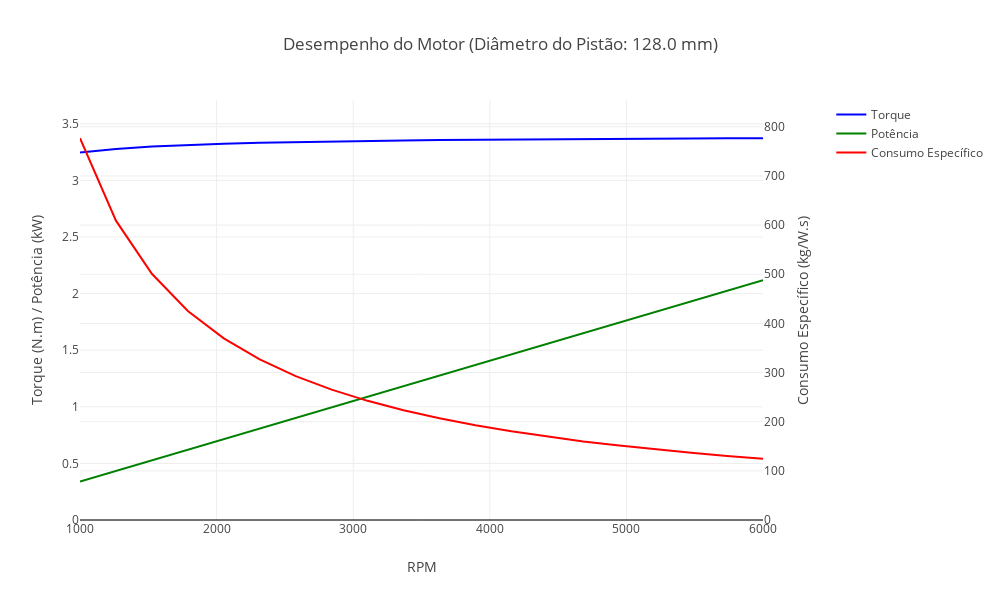

The cell this chart's notebook holds for it:
### Code cell
plotar_graficos(omega_values, torque_values_128, potencia_values_128, consumo_especifico_values_128, diametro_pistao_128)

### Figure 1 — Plotly figure (JSON) as saved in the notebook; plotly's stock layout.template omitted (floating-point values rounded to 4 significant figures)
{"data": [{"line": {"color": "blue"}, "mode": "lines", "name": "Torque", "type": "scatter", "x": [1000, 1263.0, 1526.0, 1789.0, 2053.0, 2316.0, 2579.0, 2842.0, 3105.0, 3368.0, 3632.0, 3895.0, 4158.0, 4421.0, 4684.0, 4947.0, 5211.0, 5474.0, 5737.0, 6000], "y": [3.246, 3.278, 3.298, 3.313, 3.324, 3.332, 3.339, 3.345, 3.349, 3.353, 3.356, 3.359, 3.361, 3.364, 3.366, 3.367, 3.369, 3.37, 3.372, 3.373]}, {"line": {"color": "green"}, "mode": "lines", "name": "Potência", "type": "scatter", "x": [1000, 1263.0, 1526.0, 1789.0, 2053.0, 2316.0, 2579.0, 2842.0, 3105.0, 3368.0, 3632.0, 3895.0, 4158.0, 4421.0, 4684.0, 4947.0, 5211.0, 5474.0, 5737.0, 6000], "y": [0.3399, 0.4336, 0.5272, 0.6208, 0.7145, 0.8081, 0.9018, 0.9954, 1.089, 1.183, 1.276, 1.37, 1.464, 1.557, 1.651, 1.745, 1.838, 1.932, 2.025, 2.119]}, {"line": {"color": "red"}, "mode": "lines", "name": "Consumo Específico", "type": "scatter", "x": [1000, 1263.0, 1526.0, 1789.0, 2053.0, 2316.0, 2579.0, 2842.0, 3105.0, 3368.0, 3632.0, 3895.0, 4158.0, 4421.0, 4684.0, 4947.0, 5211.0, 5474.0, 5737.0, 6000], "y": [776.9, 609.1, 500.9, 425.3, 369.6, 326.8, 292.8, 265.3, 242.5, 223.3, 206.9, 192.8, 180.4, 169.6, 160.0, 151.4, 143.7, 136.7, 130.4, 124.6], "yaxis": "y2"}], "layout": {"height": 600, "legend": {"x": 1.1, "y": 1}, "title": {"text": "Desempenho do Motor (Diâmetro do Pistão: 128.0 mm)"}, "width": 1000, "xaxis": {"title": {"text": "RPM"}}, "yaxis": {"range": [0, 3.71], "title": {"text": "Torque (N.m) / Potência (kW)"}}, "yaxis2": {"overlaying": "y", "range": [0, 854.6], "showgrid": true, "side": "right", "title": {"text": "Consumo Específico (kg/W.s)"}}}}
